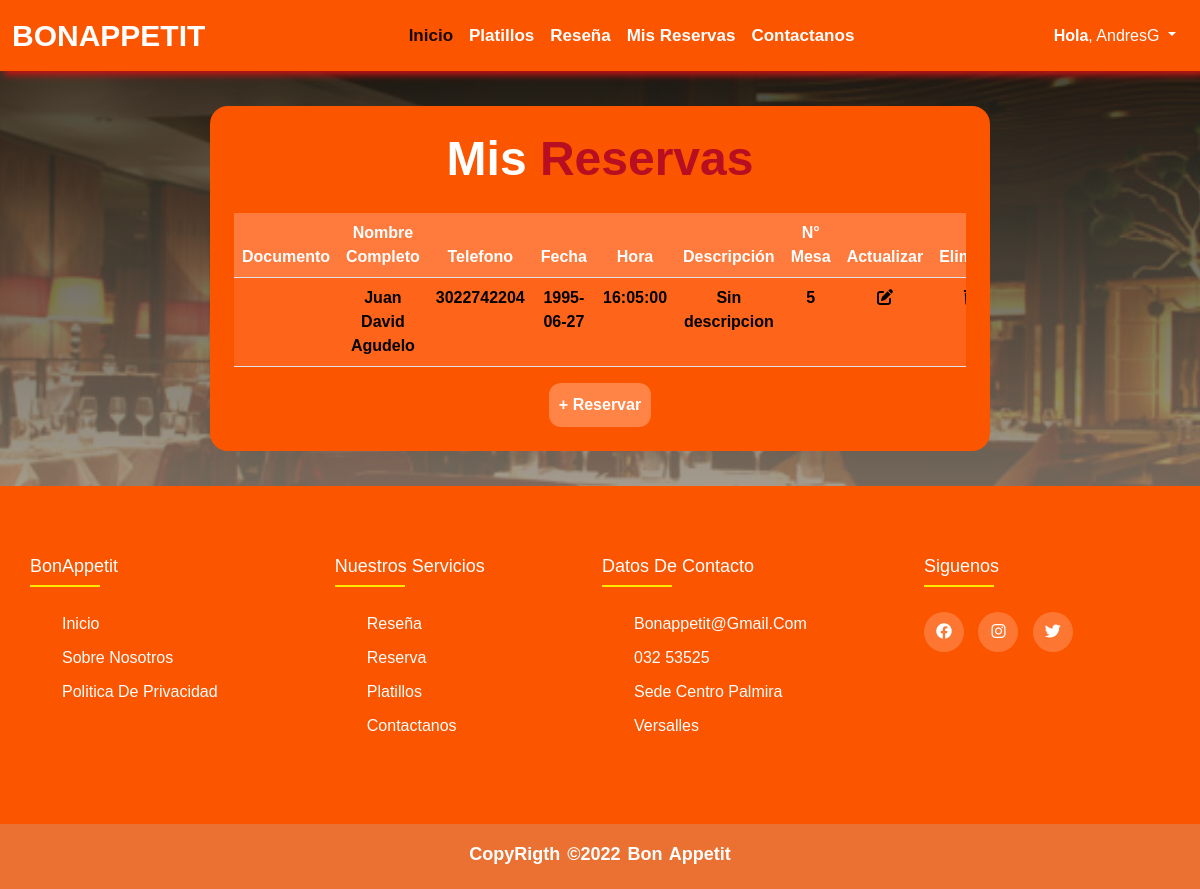
/view/reservas.php (signed in), run on the app's committed database.
### tables this page shows
CREATE TABLE `reservas` (
  `id_reserva` int(11) NOT NULL,
  `Nombre_Completo` varchar(200) DEFAULT NULL,
  `Telefono` varchar(11) NOT NULL,
  `Fecha` date DEFAULT NULL,
  `Hora` time DEFAULT NULL,
  `Descripcion` varchar(400) DEFAULT NULL,
  `Mesa` int(11) NOT NULL,
  `Documento` int(100) NOT NULL
);

### view/reservas.php (the view, shortened to what this page needs)
<?php
    include("conexion.php");
    $reservas = "SELECT reservas.Nombre_Completo, reservas.Telefono, reservas.Fecha,
    reservas.Hora, reservas.Descripcion, reservas.Mesa, clientes.id_cliente, clientes.Usuario
    FROM reservas INNER JOIN clientes ON clientes.Documento = reservas.Documento WHERE clientes.Usuario = '$_SESSION[usuario]'";
?>
<!DOCTYPE html>
<html lang="en">
<head>
    <link href="https://cdn.jsdelivr.net/npm/bootstrap@5.2.0-beta1/dist/css/bootstrap.min.css" rel="stylesheet">
</head>
<body>
<?php include("../template/navbar.php") ?>
    <div class="ContenedorReser">
        <h1 class="titulod">Mis <span>Reservas</span></h1>
        <div class="VerResr">
            <div class="table-responsive">
                <table class="table">
                    <thead>
                        <tr>
                            <th>Documento</th>
                            <th>Nombre Completo</th>
                            <th>Telefono</th>
                            <th>Fecha</th>
                            <th>Hora</th>
                            <th>Descripción</th>
                            <th>N° Mesa</th>
                            <th>Actualizar</th>
                            <th>Eliminar</th>
                        </tr>
                    </thead>
                    <tbody>
                    <?php $resultado = mysqli_query($conexion, $reservas);
                    while($row=mysqli_fetch_assoc($resultado)) {?>
                        <tr>
                            <th><?php echo $row ["Documento"]?></th>
                            <th><?php echo $row ["Nombre_Completo"]?></th>
                            <th><?php echo $row ["Telefono"]?></th>
                            <th><?php echo $row ["Fecha"]?></th>
                            <th><?php echo $row ["Hora"]?></th>
                            <th><?php echo $row ["Descripcion"]?></th>
                            <th><?php echo $row ["Mesa"]?></th>
                            <th>
                                <a href="updatereserva.php" class="Acciones"><i class="fa-solid fa-pen-to-square"></i></a>
                            </th>
                            <th>
                                <a href="#" class="Acciones"><i class="fa-solid fa-trash"></i></a>
                            </th>
                        </tr>
                    <?php }?>
                    </tbody>
                </table>
            </div>
            <center>
                <div class="Modal">
                    <button type="button" data-bs-toggle="modal" data-bs-target="#exampleModal">
                        + Reservar
                    </button>
                </div>
            </center>
        </div>
</div>
<?php include("../template/footer.php"); ?>
</body>
</html>

### template/navbar.php (style rules this page uses)
body { overflow-x: hidden; }
* { margin: 0; }
:root { --primary-color: #fc5500; }

### view/reservas.php (style rules this page uses)
* { padding: 0; margin: 0; text-decoration: none; list-style: none; box-sizing: border-box; }
body { background-image: linear-gradient(rgba(5, 10, 5, 0.80), rgba(254, 229, 204, 0.8)), url(img/Fondo.png); background-size: cover; background-position: center center; font-family: 'Raleway', sans-serif; overflow-x: hidden; }
.ContenedorReser { width: 65%; color: #fff; padding: 1.5em; border-radius: 18px; background-color: #fc5500; margin: 35px auto 35px auto; }
.titulod { font-size: 3em; font-weight: 800; text-align: center; margin-bottom: 25px; }
.titulod span { color: #b70e21; }
.table { color: #fff; text-align: center; }
.table thead { background-color: #FF7B3D; color: #fff; }
.table tbody { background-color: #FF641B; color: #000; font-weight: none; }
.Acciones { color: #000 }
.Modal { display: block; margin: 0 auto; }
.Modal button { border: 0; color: #fff; padding: 10px; font-weight: 700; border-radius: 12px; background-color: #FF8445; }

### data on the page
reservas: Nombre_Completo "Juan David Agudelo", Telefono "3022742204", Fecha "1995-06-27", Hora "16:05:00", Descripcion "Sin descripcion", Mesa "5"

### other printed values
$_SESSION['usuario'] "AndresG"
